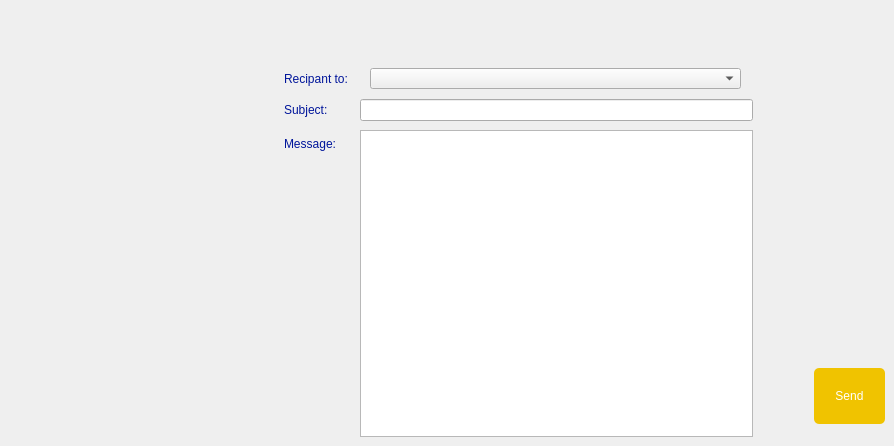
          <widget class="QWidget" name="tab_21">
           <attribute name="title">
            <string>Page</string>
           </attribute>
           <widget class="QComboBox" name="rcpt_3">
            <property name="geometry">
             <rect>
              <x>370</x>
              <y>68</y>
              <width>371</width>
              <height>21</height>
             </rect>
            </property>
           </widget>
           <widget class="QLabel" name="label_63">
            <property name="geometry">
             <rect>
              <x>284</x>
              <y>68</y>
              <width>69</width>
              <height>22</height>
             </rect>
            </property>
            <property name="styleSheet">
             <string notr="true">color:#00159a</string>
            </property>
            <property name="text">
             <string>Recipant to:</string>
            </property>
           </widget>
           <widget class="QLineEdit" name="subject_3">
            <property name="geometry">
             <rect>
              <x>360</x>
              <y>99</y>
              <width>393</width>
              <height>22</height>
             </rect>
            </property>
            <property name="styleSheet">
             <string notr="true">QLineEdit {
padding: 1px;
border-style: solid;
border: 2px solid gray;
border-radius: 8px;
border:2px solid #00159a;
	
	background-color: rgb(255, 255, 255);
}border:2px solid #000;</string>
            </property>
           </widget>
           <widget class="QPushButton" name="sendBtn_5">
            <property name="geometry">
             <rect>
              <x>814</x>
              <y>368</y>
              <width>71</width>
              <height>56</height>
             </rect>
            </property>
            <property name="styleSheet">
             <string notr="true">QPushButton {
padding: 1px;
border-style: solid;
border: 2px solid gray;
border-radius: 8px;
background-color: rgb(143, 143, 143);
border:2px solid #000;
}
QPushButton {
     color: #fff !important;
text-transform: uppercase;
text-decoration: none;
background: #f0C300;
padding: 20px;
border-radius: 5px;
display: inline-block;
border: none;
transition: all 0.4s ease 0s;
 }
 QPushButton:hover {
     background: #434343;
letter-spacing: 1px;
-webkit-box-shadow: 0px 5px 40px -10px rgba(0,0,0,0.57);
-moz-box-shadow: 0px 5px 40px -10px rgba(0,0,0,0.57);
box-shadow: 5px 40px -10px rgba(0,0,0,0.57);
transition: all 0.4s ease 0s;
 }</string>
            </property>
            <property name="text">
             <string>Send</string>
            </property>
           </widget>
           <widget class="QLabel" name="label_64">
            <property name="geometry">
             <rect>
              <x>284</x>
              <y>130</y>
              <width>55</width>
              <height>28</height>
             </rect>
            </property>
            <property name="styleSheet">
             <string notr="true">color:#00159a</string>
            </property>
            <property name="text">
             <string>Message:</string>
            </property>
           </widget>
           <widget class="QLabel" name="label_65">
            <property name="geometry">
             <rect>
              <x>284</x>
              <y>99</y>
              <width>48</width>
              <height>22</height>
             </rect>
            </property>
            <property name="styleSheet">
             <string notr="true">color:#00159a</string>
            </property>
            <property name="text">
             <string>Subject:</string>
            </property>
           </widget>
           <widget class="QPlainTextEdit" name="msg_3">
            <property name="geometry">
             <rect>
              <x>360</x>
              <y>130</y>
              <width>393</width>
              <height>307</height>
             </rect>
            </property>
            <property name="styleSheet">
             <string notr="true">QLineEdit {
padding: 1px;
border-style: solid;
border: 2px solid gray;
border-radius: 8px;
border:2px solid #00159a;
	
	background-color: rgb(255, 255, 255);
}border:2px solid #000;</string>
            </property>
           </widget>
          </widget>
